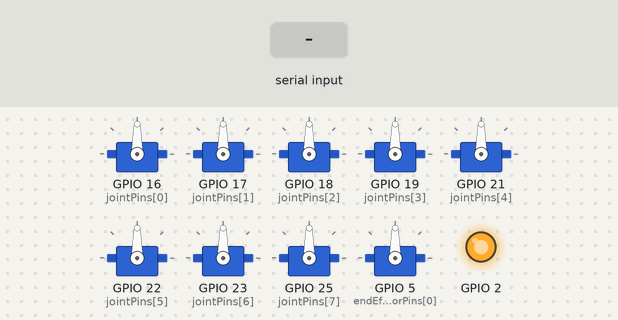
The program below on a simulated ESP32. On the bench: 9 × servo, output pins drawn as LEDs (lit = HIGH). The test bench sets the inputs (shaded band). What the program prints to the serial monitor is not drawn.

Above: at 0.1 s.
At 2.2 s:
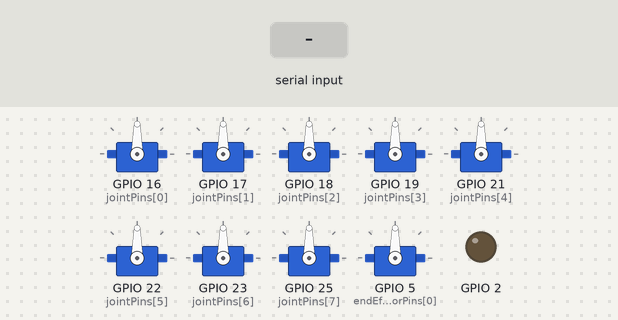
2.3 s: "move_joints\n" received over Serial
Timing chart, 0 to 5.3 s (numbered marks = the images above; inputs shaded):
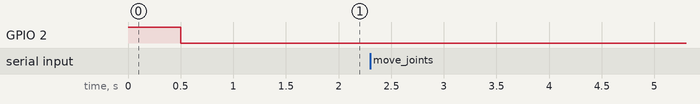

Measured:
- after the input at 2.3 s, every drawn part: stays the same

The program:

main.cpp
```cpp
#include <Arduino.h>
#include <ArduinoJson.h>
#include <ESP32Servo.h>
#define MAX_JOINTS 8
#define MAX_END_EFFECTORS 1

int jointPins[MAX_JOINTS] = {16, 17, 18, 19, 21, 22, 23, 25};
Servo joints[MAX_JOINTS];

int endEffectorPins[MAX_END_EFFECTORS] = {5};
Servo endEffectors[MAX_END_EFFECTORS];

int clamp(int val, int minVal, int maxVal)
{
  return val < minVal ? minVal : (val > maxVal ? maxVal : val);
}

void parseJson(const String &jsonStr)
{
  StaticJsonDocument<512> doc;
  DeserializationError error = deserializeJson(doc, jsonStr);
  if (error){
    Serial.print("JSON error: ");
    Serial.println(error.c_str());
    return;
  }
  if (doc["type"] == "move_joints"){
    JsonArray values = doc["values"];
    if (values.isNull())
      return;
    for (int i = 0; i < MAX_JOINTS && i < values.size(); ++i)
    {
      int angle = clamp(values[i], 0, 180);
      joints[i].write(angle);
    }
  }
  else if (doc["type"] == "move_end_effector"){
    JsonArray values = doc["values"];
    if (values.isNull())
      return;
    for (int i = 0; i < MAX_END_EFFECTORS && i < values.size(); ++i)
    {
      int angle = clamp(values[i], 0, 180);
      endEffectors[i].write(angle);
    }
  }
  else if (doc["type"] == "handshake"){
    //JsonArray values = doc["values"];
    Serial.println("Shaked");
    digitalWrite(2, HIGH); //Convertir esto luego en un indicador de estado de conexión con heatbeat
  }
}

void setup()
{
  Serial.begin(115200);
  for (int i = 0; i < MAX_JOINTS; ++i)
  {
    joints[i].attach(jointPins[i]);
  }
  for (int i = 0; i < MAX_END_EFFECTORS; ++i)
  {
    endEffectors[i].attach(endEffectorPins[i]);
  }
  pinMode(2, OUTPUT);
  digitalWrite(2, HIGH);
  delay(500);
  digitalWrite(2, LOW);
  delay(500);
  Serial.setTimeout(10);
}

void loop()
{
  while (Serial.available())
  {
    String string = Serial.readStringUntil('\n');
    // Serial.println(string);
    parseJson(string);
  }
}
```
